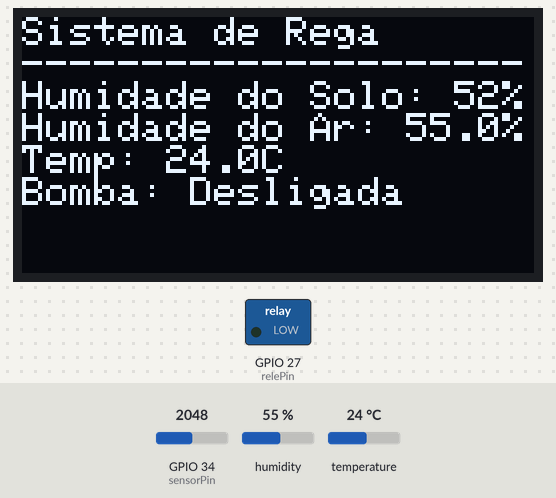
Bench run of a sketch on a simulated ESP32. Parts: 128×64 one-colour display, switched loads named in the sketch (green lamp = pin HIGH). Inputs (shaded band) come from the test bench; at power-on: GPIO 34 (sensorPin) = 2048, humidity 55 %, temperature 24 °C. WiFi joins after 1.5 s; servers stay silent unless stated; what the sketch prints to the serial monitor is not drawn.

Above: at 2.7 s.
2.8 s: GPIO 34 (sensorPin) set to 2153
At 4.3 s:
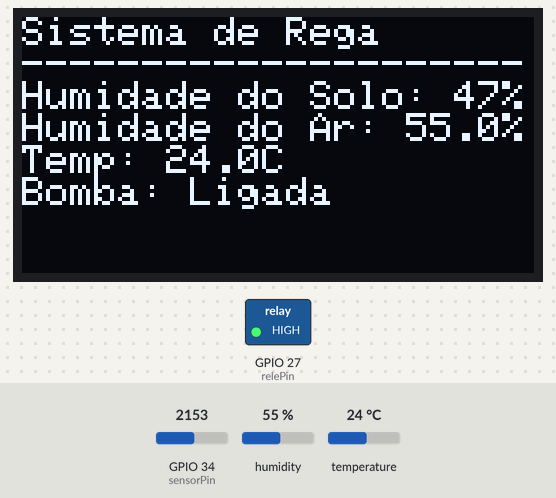
4.9 s: GPIO 34 (sensorPin) set to 1228
At 6.4 s:
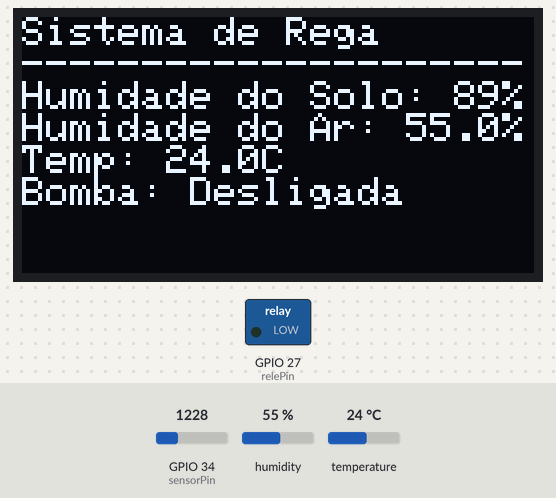
6.7 s: humidity set to 22 %
At 8.2 s:
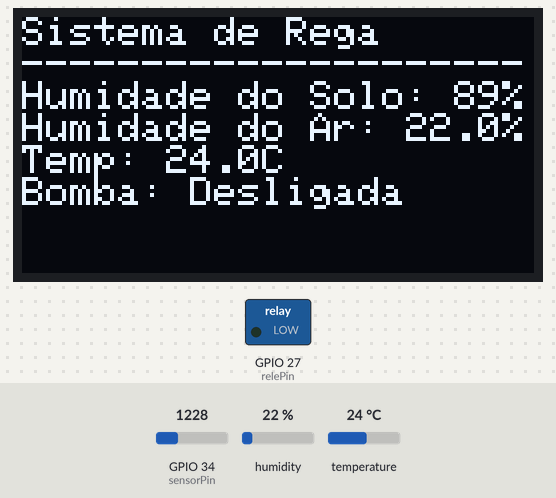
8.5 s: temperature set to 12 °C
At 9.2 s:
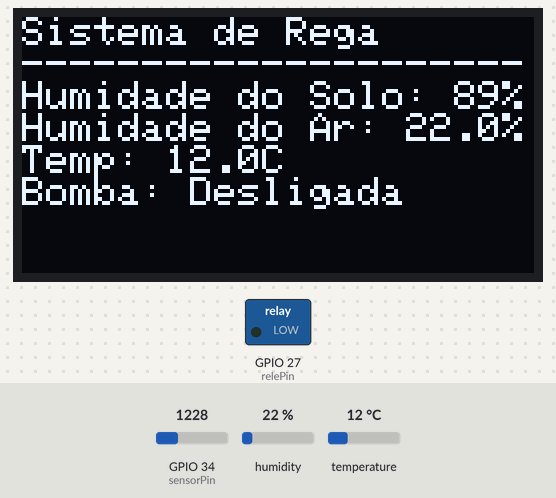
10.4 s: humidity set to 40 %
At 11.3 s:
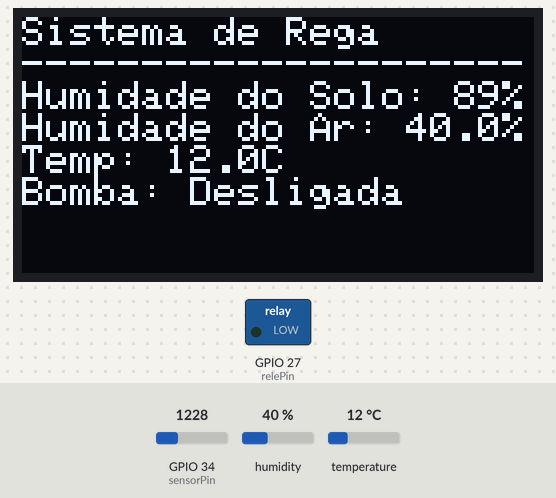
12.2 s: GPIO 34 (sensorPin) set to 491
At 13.3 s:
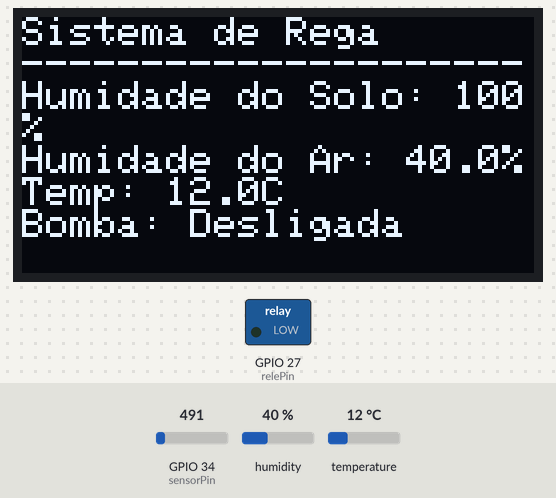
Timing chart, 0 to 15.0 s (numbered marks = the images above; inputs shaded):
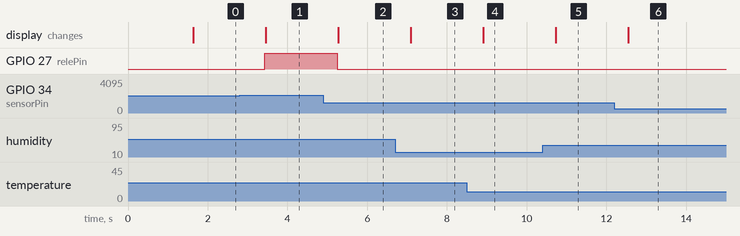

Measured:
- the behaviour switches between 2100 and 2101 on GPIO 34 (sensorPin) (found by bisection; images 0 and 1)
- after the input at 2.8 s, GPIO 27 (relePin): LOW → HIGH after 0.63 s; the display: changes after 0.66 s (image 1)
- after the input at 4.9 s, GPIO 27 (relePin): HIGH → LOW after 0.35 s; the display: changes after 0.38 s (image 2)
- after the input at 6.7 s, the display: changes after 0.39 s (image 3)
- after the input at 8.5 s, the display: changes after 0.41 s (image 4)
- after the input at 10.4 s, the display: changes after 0.33 s (image 5)
- after the input at 12.2 s, the display: changes after 0.35 s (image 6)

The sketch:

Bomba_humidade_wifi_rele_V2026_OLED_Temperatura.ino
```cpp
#include <WiFi.h>
#include <Wire.h>
#include <Adafruit_GFX.h>
#include <Adafruit_SSD1306.h>
#include <Adafruit_AHTX0.h>

// ===== OLED =====
#define SCREEN_WIDTH 128
#define SCREEN_HEIGHT 64
Adafruit_SSD1306 display(SCREEN_WIDTH, SCREEN_HEIGHT, &Wire, -1);

// ===== AHT10 =====
Adafruit_AHTX0 aht;

// ===== CONFIGURAÇÃO DO WIFI =====
const char* ssid = "MEO-4F9B70";
const char* password = "1c3ee143d8";

WiFiServer server(80);

// ===== PINOS =====
const int sensorPin = 34;   // Sensor de humidade do solo
const int relePin   = 27;   // Relé

// ===== CALIBRAÇÃO DO SENSOR =====
const int valorSeco    = 3200;
const int valorMolhado = 1000;

// ===== ESTADO DA BOMBA =====
bool bombaLigada = false;

void setup() {
  Serial.begin(115200);

  // I2C
  Wire.begin(21, 22);

  // OLED
  if (!display.begin(SSD1306_SWITCHCAPVCC, 0x3C)) {
    Serial.println("Falha ao iniciar OLED");
    while(1);
  }
  display.clearDisplay();
  display.setTextSize(1);
  display.setTextColor(SSD1306_WHITE);

  // AHT10
  if (!aht.begin()) {
    Serial.println("Falha ao iniciar AHT10!");
    while(1);
  }
  Serial.println("AHT10 OK!");

  // RELÉ
  pinMode(relePin, OUTPUT);
  digitalWrite(relePin, LOW);

  // WIFI
  WiFi.begin(ssid, password);
  Serial.print("A ligar ao WiFi");
  while (WiFi.status() != WL_CONNECTED) {
    delay(500);
    Serial.print(".");
  }
  Serial.println("\nWiFi ligado!");
  Serial.println(WiFi.localIP());

  server.begin();
}

void loop() {

  // ===== LEITURA DO SENSOR DE SOLO =====
  int leitura = analogRead(sensorPin);
  int percentagem = map(leitura, valorSeco, valorMolhado, 0, 100);
  percentagem = constrain(percentagem, 0, 100);

  // ===== LEITURA DO AHT10 =====
  sensors_event_t humAHT, tempAHT;
  aht.getEvent(&humAHT, &tempAHT);

  float temperatura = tempAHT.temperature;
  float humidadeAr = humAHT.relative_humidity;

  // ===== CONTROLO DO RELÉ =====
  bool novaBombaLigada = percentagem < 50;
  digitalWrite(relePin, novaBombaLigada ? HIGH : LOW);
  bombaLigada = novaBombaLigada;

  // ===== OLED =====
  display.clearDisplay();
  display.setCursor(0, 0);

  display.println("Sistema de Rega");
  display.println("---------------------");

  display.print("Humidade do Solo: ");
  display.print(percentagem);
  display.println("%");

  display.print("Humidade do Ar: ");
  display.print(humidadeAr, 1);
  display.println("%");

  display.print("Temp: ");
  display.print(temperatura, 1);
  display.println("C");

  display.print("Bomba: ");
  display.println(bombaLigada ? "Ligada" : "Desligada");

  display.display();

  // ===== SERVIDOR WEB =====
  WiFiClient client = server.available();
  if (client) {
    String request = client.readStringUntil('\r');
    client.flush();

    String html = "<!DOCTYPE html><html><head><meta charset='UTF-8'>";
    html += "<meta http-equiv='refresh' content='5'>";
    html += "<title>Sistema de Rega</title></head><body>";
    html += "<h1>Sistema de Rega</h1>";

    html += "<p><b>Humidade do Solo:</b> " + String(percentagem) + "%</p>";
    html += "<p><b>Humidade do Ar:</b> " + String(humidadeAr, 1) + "%</p>";
    html += "<p><b>Temperatura:</b> " + String(temperatura, 1) + " C</p>";
    html += "<p><b>Bomba:</b> " + String(bombaLigada ? "Ligada" : "Desligada") + "</p>";

    html += "</body></html>";

    client.println("HTTP/1.1 200 OK");
    client.println("Content-type: text/html");
    client.println();
    client.println(html);
    client.stop();
  }

  delay(500);
}
```
